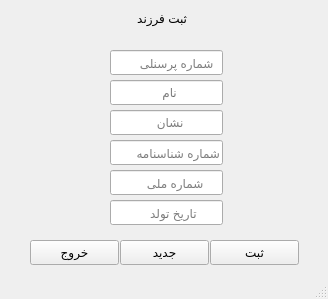
<?xml version="1.0" encoding="UTF-8"?>
<ui version="4.0">
 <class>MainWindow</class>
 <widget class="QMainWindow" name="MainWindow">
  <property name="geometry">
   <rect>
    <x>0</x>
    <y>0</y>
    <width>328</width>
    <height>299</height>
   </rect>
  </property>
  <property name="windowTitle">
   <string>MainWindow</string>
  </property>
  <widget class="QWidget" name="centralwidget">
   <widget class="QLabel" name="label">
    <property name="geometry">
     <rect>
      <x>120</x>
      <y>10</y>
      <width>67</width>
      <height>17</height>
     </rect>
    </property>
    <property name="text">
     <string>ثبت فرزند</string>
    </property>
   </widget>
   <widget class="QLineEdit" name="lineEdit">
    <property name="geometry">
     <rect>
      <x>110</x>
      <y>50</y>
      <width>113</width>
      <height>25</height>
     </rect>
    </property>
    <property name="placeholderText">
     <string>  شماره پرسنلی</string>
    </property>
   </widget>
   <widget class="QLineEdit" name="lineEdit_2">
    <property name="geometry">
     <rect>
      <x>110</x>
      <y>80</y>
      <width>113</width>
      <height>25</height>
     </rect>
    </property>
    <property name="placeholderText">
     <string>             نام</string>
    </property>
   </widget>
   <widget class="QLineEdit" name="lineEdit_3">
    <property name="geometry">
     <rect>
      <x>110</x>
      <y>110</y>
      <width>113</width>
      <height>25</height>
     </rect>
    </property>
    <property name="placeholderText">
     <string>           نشان</string>
    </property>
   </widget>
   <widget class="QLineEdit" name="lineEdit_4">
    <property name="geometry">
     <rect>
      <x>110</x>
      <y>140</y>
      <width>113</width>
      <height>25</height>
     </rect>
    </property>
    <property name="text">
     <string/>
    </property>
    <property name="placeholderText">
     <string>شماره شناسنامه</string>
    </property>
   </widget>
   <widget class="QLineEdit" name="lineEdit_5">
    <property name="geometry">
     <rect>
      <x>110</x>
      <y>170</y>
      <width>113</width>
      <height>25</height>
     </rect>
    </property>
    <property name="placeholderText">
     <string>     شماره ملی</string>
    </property>
   </widget>
   <widget class="QLineEdit" name="lineEdit_6">
    <property name="geometry">
     <rect>
      <x>110</x>
      <y>200</y>
      <width>113</width>
      <height>25</height>
     </rect>
    </property>
    <property name="placeholderText">
     <string>       تاریخ تولد</string>
    </property>
   </widget>
   <widget class="QPushButton" name="pushButton">
    <property name="geometry">
     <rect>
      <x>210</x>
      <y>240</y>
      <width>89</width>
      <height>25</height>
     </rect>
    </property>
    <property name="text">
     <string>ثبت</string>
    </property>
   </widget>
   <widget class="QPushButton" name="pushButton_2">
    <property name="geometry">
     <rect>
      <x>120</x>
      <y>240</y>
      <width>89</width>
      <height>25</height>
     </rect>
    </property>
    <property name="text">
     <string>جدید</string>
    </property>
   </widget>
   <widget class="QPushButton" name="pushButton_3">
    <property name="geometry">
     <rect>
      <x>30</x>
      <y>240</y>
      <width>89</width>
      <height>25</height>
     </rect>
    </property>
    <property name="text">
     <string>خروج</string>
    </property>
   </widget>
  </widget>
  <widget class="QStatusBar" name="statusbar"/>
 </widget>
 <resources/>
 <connections/>
</ui>
